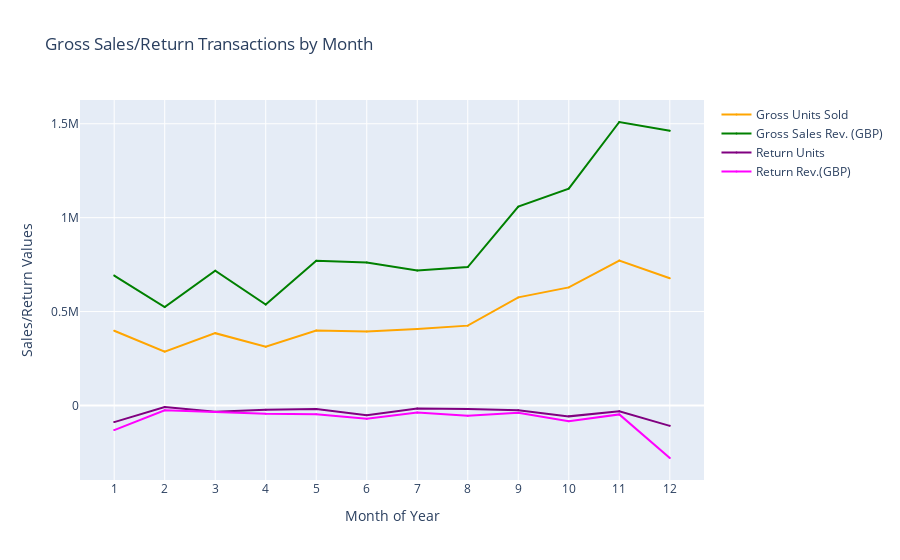

Notebook code for this chart:
### Code cell
#Plotting gross sales/units and returns on the same graph to geta more complete look at seasonal and monthly
#changes and builds in sales and returns

fig2 = go.Figure([
    go.Scatter(name='Gross Units Sold',
        x=ttl_mo_gross['Month'],
        y=ttl_mo_gross['Gross_Quantity'],
        mode='markers+lines',
        marker=dict(color='orange', size=2),
        showlegend=True),
    
    go.Scatter(name='Gross Sales Rev. (GBP)',
        x=ttl_mo_gross['Month'],
        y=ttl_mo_gross['Gross_Sales_(GBP)'],
        mode='markers+lines',
        marker=dict(color='green', size=2),
        showlegend=True),
    
    go.Scatter(name='Return Units',
        x=ttl_mo_ret['Month'],
        y=ttl_mo_ret['Ret_Quantity'],
        mode='markers+lines',
        marker=dict(color='purple', size=2),
        showlegend=True),

    go.Scatter(name='Return Rev.(GBP)',
        x=ttl_mo_ret['Month'],
        y=ttl_mo_ret['Ret_Rev_(GBP)'],
        mode='markers+lines',
        marker=dict(color='magenta', size=2),
        showlegend=True)
])
fig2.update_layout(
    yaxis_title='Sales/Return Values',
    xaxis_title='Month of Year',
    title='Gross Sales/Return Transactions by Month',
    hovermode="x")
fig2.update_xaxes(tickmode='linear')
fig2.show(config=config)

### Figure 1 — Plotly figure (JSON) as saved in the notebook; plotly's stock layout.template omitted (floating-point values rounded to 4 significant figures)
{"data": [{"marker": {"color": "orange", "size": 2}, "mode": "markers+lines", "name": "Gross Units Sold", "showlegend": true, "type": "scatter", "x": [1, 2, 3, 4, 5, 6, 7, 8, 9, 10, 11, 12], "y": [397716, 286695, 384950, 312176, 399425, 394337, 407539, 425016, 575416, 628745, 771598, 677368]}, {"marker": {"color": "green", "size": 2}, "mode": "markers+lines", "name": "Gross Sales Rev. (GBP)", "showlegend": true, "type": "scatter", "x": [1, 2, 3, 4, 5, 6, 7, 8, 9, 10, 11, 12], "y": [691400.0, 523600.0, 717600.0, 537800.0, 770500.0, 761700.0, 719200.0, 737000.0, 1059000.0, 1155000.0, 1509000.0, 1463000.0]}, {"marker": {"color": "purple", "size": 2}, "mode": "markers+lines", "name": "Return Units", "showlegend": true, "type": "scatter", "x": [1, 2, 3, 4, 5, 6, 7, 8, 9, 10, 11, 12], "y": [-88750, -8706, -33078, -23078, -19034, -52714, -16423, -18817, -25599, -58213, -31312, -108807]}, {"marker": {"color": "magenta", "size": 2}, "mode": "markers+lines", "name": "Return Rev.(GBP)", "showlegend": true, "type": "scatter", "x": [1, 2, 3, 4, 5, 6, 7, 8, 9, 10, 11, 12], "y": [-131400.0, -25570.0, -34370.0, -44600.0, -47200.0, -70620.0, -37920.0, -54330.0, -38900.0, -84270.0, -47740.0, -279900.0]}], "layout": {"hovermode": "x", "title": {"text": "Gross Sales/Return Transactions by Month"}, "xaxis": {"tickmode": "linear", "title": {"text": "Month of Year"}}, "yaxis": {"title": {"text": "Sales/Return Values"}}}}
